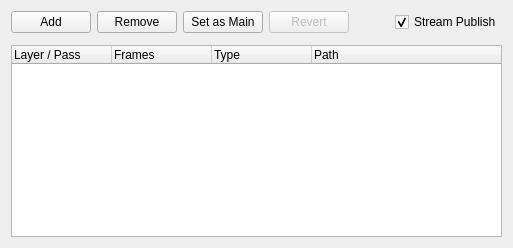
          <widget class="QWidget" name="renderPublishTab">
           <attribute name="title">
            <string>Render</string>
           </attribute>
           <layout class="QVBoxLayout" name="verticalLayout_6">
            <item>
             <widget class="QFrame" name="renderPblToolbar_frame">
              <property name="frameShape">
               <enum>QFrame::NoFrame</enum>
              </property>
              <property name="frameShadow">
               <enum>QFrame::Raised</enum>
              </property>
              <layout class="QHBoxLayout" name="horizontalLayout_10">
               <property name="leftMargin">
                <number>0</number>
               </property>
               <property name="topMargin">
                <number>0</number>
               </property>
               <property name="rightMargin">
                <number>0</number>
               </property>
               <property name="bottomMargin">
                <number>6</number>
               </property>
               <item>
                <widget class="QPushButton" name="renderPblAdd_pushButton">
                 <property name="text">
                  <string>Add</string>
                 </property>
                 <property name="default">
                  <bool>false</bool>
                 </property>
                 <property name="flat">
                  <bool>false</bool>
                 </property>
                </widget>
               </item>
               <item>
                <widget class="QPushButton" name="renderPblRemove_pushButton">
                 <property name="text">
                  <string>Remove</string>
                 </property>
                 <property name="default">
                  <bool>false</bool>
                 </property>
                 <property name="flat">
                  <bool>false</bool>
                 </property>
                </widget>
               </item>
               <item>
                <widget class="QPushButton" name="renderPblSetMain_pushButton">
                 <property name="enabled">
                  <bool>true</bool>
                 </property>
                 <property name="text">
                  <string>Set as Main</string>
                 </property>
                 <property name="checkable">
                  <bool>false</bool>
                 </property>
                 <property name="default">
                  <bool>false</bool>
                 </property>
                 <property name="flat">
                  <bool>false</bool>
                 </property>
                </widget>
               </item>
               <item>
                <widget class="QPushButton" name="renderPblRevert_pushButton">
                 <property name="enabled">
                  <bool>false</bool>
                 </property>
                 <property name="text">
                  <string>Revert</string>
                 </property>
                </widget>
               </item>
               <item>
                <spacer name="horizontalSpacer_5">
                 <property name="orientation">
                  <enum>Qt::Horizontal</enum>
                 </property>
                 <property name="sizeHint" stdset="0">
                  <size>
                   <width>40</width>
                   <height>20</height>
                  </size>
                 </property>
                </spacer>
               </item>
               <item>
                <widget class="QCheckBox" name="streamPbl_checkBox">
                 <property name="text">
                  <string>Stream Publish</string>
                 </property>
                 <property name="checked">
                  <bool>true</bool>
                 </property>
                </widget>
               </item>
              </layout>
             </widget>
            </item>
            <item>
             <widget class="QTreeWidget" name="renderPbl_treeWidget">
              <property name="alternatingRowColors">
               <bool>true</bool>
              </property>
              <property name="textElideMode">
               <enum>Qt::ElideMiddle</enum>
              </property>
              <property name="uniformRowHeights">
               <bool>true</bool>
              </property>
              <property name="sortingEnabled">
               <bool>false</bool>
              </property>
              <property name="animated">
               <bool>true</bool>
              </property>
              <property name="allColumnsShowFocus">
               <bool>true</bool>
              </property>
              <property name="headerHidden">
               <bool>false</bool>
              </property>
              <property name="expandsOnDoubleClick">
               <bool>false</bool>
              </property>
              <column>
               <property name="text">
                <string>Layer / Pass</string>
               </property>
              </column>
              <column>
               <property name="text">
                <string>Frames</string>
               </property>
              </column>
              <column>
               <property name="text">
                <string>Type</string>
               </property>
              </column>
              <column>
               <property name="text">
                <string>Path</string>
               </property>
              </column>
             </widget>
            </item>
           </layout>
          </widget>
